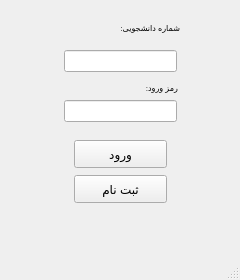
<?xml version="1.0" encoding="UTF-8"?>
<ui version="4.0">
 <class>MainWindow</class>
 <widget class="QMainWindow" name="MainWindow">
  <property name="geometry">
   <rect>
    <x>0</x>
    <y>0</y>
    <width>240</width>
    <height>280</height>
   </rect>
  </property>
  <property name="windowTitle">
   <string>MainWindow</string>
  </property>
  <widget class="QWidget" name="centralwidget">
   <widget class="QPushButton" name="pushButton">
    <property name="geometry">
     <rect>
      <x>74</x>
      <y>140</y>
      <width>93</width>
      <height>28</height>
     </rect>
    </property>
    <property name="text">
     <string>ورود</string>
    </property>
   </widget>
   <widget class="QPushButton" name="pushButton_2">
    <property name="geometry">
     <rect>
      <x>74</x>
      <y>175</y>
      <width>93</width>
      <height>28</height>
     </rect>
    </property>
    <property name="text">
     <string>ثبت نام</string>
    </property>
   </widget>
   <widget class="QLineEdit" name="loginLine">
    <property name="geometry">
     <rect>
      <x>64</x>
      <y>50</y>
      <width>113</width>
      <height>22</height>
     </rect>
    </property>
    <property name="font">
     <font>
      <family>Narkisim</family>
      <weight>50</weight>
      <bold>false</bold>
      <underline>true</underline>
     </font>
    </property>
    <property name="autoFillBackground">
     <bool>false</bool>
    </property>
    <property name="inputMask">
     <string/>
    </property>
    <property name="text">
     <string/>
    </property>
    <property name="frame">
     <bool>true</bool>
    </property>
    <property name="echoMode">
     <enum>QLineEdit::Normal</enum>
    </property>
    <property name="dragEnabled">
     <bool>false</bool>
    </property>
    <property name="placeholderText">
     <string/>
    </property>
    <property name="cursorMoveStyle">
     <enum>Qt::LogicalMoveStyle</enum>
    </property>
   </widget>
   <widget class="QLineEdit" name="lineEdit_2">
    <property name="geometry">
     <rect>
      <x>64</x>
      <y>100</y>
      <width>113</width>
      <height>22</height>
     </rect>
    </property>
    <property name="font">
     <font>
      <underline>false</underline>
     </font>
    </property>
    <property name="styleSheet">
     <string notr="true"/>
    </property>
    <property name="text">
     <string/>
    </property>
    <property name="echoMode">
     <enum>QLineEdit::PasswordEchoOnEdit</enum>
    </property>
    <property name="alignment">
     <set>Qt::AlignLeading|Qt::AlignLeft|Qt::AlignVCenter</set>
    </property>
    <property name="readOnly">
     <bool>true</bool>
    </property>
    <property name="placeholderText">
     <string/>
    </property>
   </widget>
   <widget class="QLabel" name="label">
    <property name="geometry">
     <rect>
      <x>70</x>
      <y>20</y>
      <width>110</width>
      <height>16</height>
     </rect>
    </property>
    <property name="font">
     <font>
      <pointsize>6</pointsize>
      <stylestrategy>PreferDefault</stylestrategy>
     </font>
    </property>
    <property name="cursor">
     <cursorShape>ArrowCursor</cursorShape>
    </property>
    <property name="focusPolicy">
     <enum>Qt::TabFocus</enum>
    </property>
    <property name="text">
     <string>شماره دانشجویی:</string>
    </property>
   </widget>
   <widget class="QLabel" name="label_2">
    <property name="geometry">
     <rect>
      <x>125</x>
      <y>80</y>
      <width>53</width>
      <height>16</height>
     </rect>
    </property>
    <property name="font">
     <font>
      <pointsize>6</pointsize>
     </font>
    </property>
    <property name="text">
     <string>رمز ورود:</string>
    </property>
   </widget>
  </widget>
  <widget class="QMenuBar" name="menubar">
   <property name="geometry">
    <rect>
     <x>0</x>
     <y>0</y>
     <width>240</width>
     <height>26</height>
    </rect>
   </property>
  </widget>
  <widget class="QStatusBar" name="statusbar"/>
 </widget>
 <resources/>
 <connections/>
</ui>
